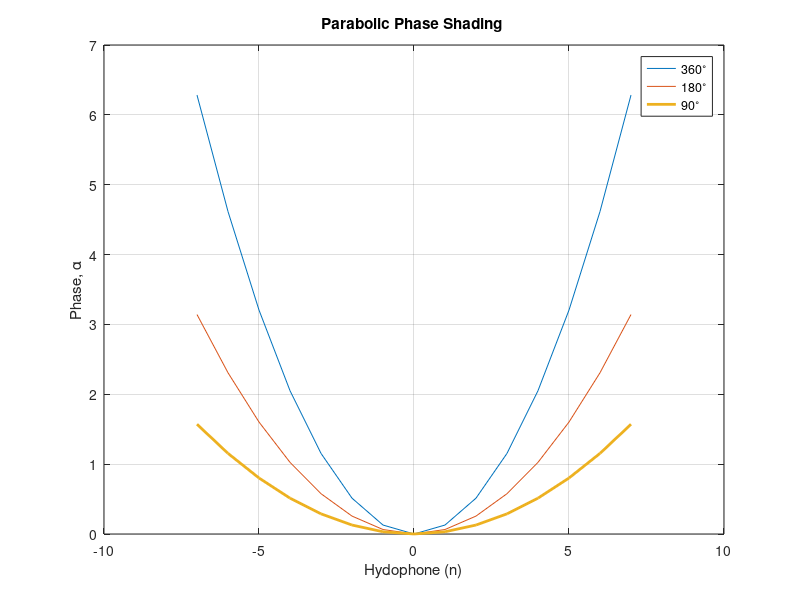
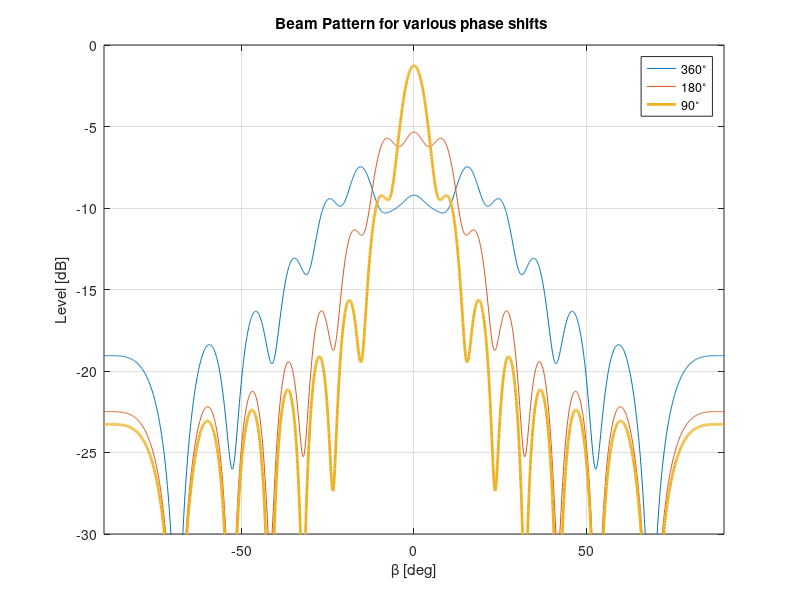

Here is the MATLAB script that generated these plots, in order:
beta_deg = -90:0.1:90; % angle between the vector R and the x-axis [deg]
beta_rad = beta_deg*pi/180; % angle between the vector R and the x-axis [rad]
N = 15; % number of hydrophones
lambda = 2; % wavelength
k = 2*pi/lambda; % wave number
d= [lambda/2, lambda, 2*lambda]; % distance between hydrophones (element spacing)
Qn_head = ones(1,N); % Amplitude of the n-th point source or Hydrophone
alpha = ones(1,N); % Phase of the n-th point source or Hydrophone
scaling = [pi*2, pi, pi/2, pi/10]; % scaling factor for the parabolic shading
alpha_parabolic = zeros();
for x=1:3
 for n= -7:1:(N-1)/2
  alpha_parabolic(n+8,x) = scaling(x)*n^2/(((N-1)/2)^2);
 end
end
figure
plot(-7:7,alpha_parabolic(:,1),-7:7,alpha_parabolic(:,2),...
    -7:7,alpha_parabolic(:,3),'linewidth',2);
title('Parabolic Phase Shading ')
grid
legend('360^{\circ}','180^{\circ}','90^{\circ}');
xlabel('Hydophone (n)')
ylabel('Phase, \alpha')
Q_head = 0; % initialising variable 
for n = 1:N
 term = Qn_head(n);
 Q_head = Q_head + term;
end
for x = 1:3
 bp_sum = 0;
 for n = 1:N
  sum(n,:) = Qn_head(n)*exp(1i*(alpha_parabolic(n,x) ...
      - k*n*d(1)*sin(beta_rad)));
  bp_sum = bp_sum + sum(n,:);
 end
 bp(x,:) = 20*log10(abs(1/(Q_head)*bp_sum)); % beam pattern
end
figure
plot(beta_deg,bp(1,:),beta_deg,bp(2,:),beta_deg,bp(3,:),'linewidth',2)
title('Beam Pattern for various phase shifts ')
grid; 
hold on;
legend('360^{\circ}','180^{\circ}','90^{\circ}'); 
axis([-90 90 -30 0])
ylabel('Level [dB]')
xlabel('\beta [deg]')